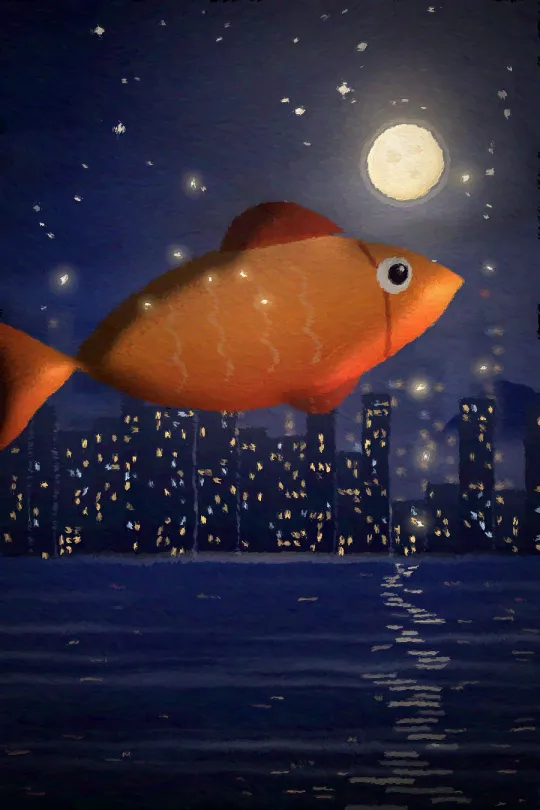
#> input picture dx/c000.webp, 540 x 810 px
$ python paint.py ../../dx/c000.webp ../../dx/c000.webp 5   (older library calls are emulated)
#> lines starting #> are read from the running program, lines starting #| are printed output that depends on the picture
# 畫中有話卡圖第 2 步：油畫（一筆一筆落）：python3 paint.py raw painted [闊=540]；r000.png → c000.webp（號碼仍然係場景號碼）
# 學畫家：先大筆掃底，再一層層細筆；細筆只落喺同原圖差得遠嘅位（邊、細節）；每筆係沿住畫面方向嘅橢圓，有色差同高光
# 最後加厚塗光影、畫布紋理、暖色、暗角
import sys, os, glob
import cv2, numpy as np

def flow_angle(img, rng, sigma=7):
    g = cv2.cvtColor(img, cv2.COLOR_BGR2GRAY).astype(np.float32) / 255
    g = cv2.GaussianBlur(g, (0, 0), 2.5)
    gx = cv2.Sobel(g, cv2.CV_32F, 1, 0, ksize=3); gy = cv2.Sobel(g, cv2.CV_32F, 0, 1, ksize=3)
    jxx = cv2.GaussianBlur(gx * gx, (0, 0), sigma); jyy = cv2.GaussianBlur(gy * gy, (0, 0), sigma); jxy = cv2.GaussianBlur(gx * gy, (0, 0), sigma)
    th = 0.5 * np.arctan2(2 * jxy, jxx - jyy) + np.pi / 2
    lam = np.sqrt((jxx - jyy) ** 2 + 4 * jxy ** 2)
    h, w = g.shape
    n = cv2.resize(rng.random((max(2, h // 160), max(2, w // 160))).astype(np.float32), (w, h), interpolation=cv2.INTER_CUBIC)
    th2 = np.deg2rad(8) + (n - 0.5) * 1.1          # 平坦位：差唔多打橫、輕輕起伏，似掃天空
    k = np.clip(lam * 120, 0, 1)
    c = k * np.cos(th) + (1 - k) * np.cos(th2); s = k * np.sin(th) + (1 - k) * np.sin(th2)
    return np.degrees(np.arctan2(s, c)).astype(np.float32)

def paint(ref, seed=1):
    rng = np.random.default_rng(seed)
    h, w = ref.shape[:2]
    ang = flow_angle(ref, rng)
    ref_f = ref.astype(np.float32)
    canvas = cv2.GaussianBlur(ref, (0, 0), 24).astype(np.float32)
    layers = [(24, 0, 1.0), (14, 7, 1.0), (7.5, 9, 1.0), (4, 11, 1.0), (2.2, 14, 1.0)]
    for R, thr, alpha in layers:
        blur = cv2.GaussianBlur(ref_f, (0, 0), max(0.5, R / 4.5))
        diff = np.linalg.norm(canvas - blur, axis=2)
        step = max(2, int(R * 0.9))
        ys, xs = np.mgrid[step // 2:h:step, step // 2:w:step]
        xs = np.clip(xs + rng.integers(-step // 2, step // 2 + 1, xs.shape), 0, w - 1)
        ys = np.clip(ys + rng.integers(-step // 2, step // 2 + 1, ys.shape), 0, h - 1)
        # 細筆：用格入面最唔似嘅位（保留細節）
        sel = diff[ys, xs] > thr if thr else np.ones(xs.shape, bool)
        xs, ys = xs[sel], ys[sel]
        order = rng.permutation(len(xs))
        layer = canvas.copy()
        for i in order:
            x, y = int(xs[i]), int(ys[i])
            col = blur[y, x] * rng.uniform(0.97, 1.03) + rng.normal(0, 3.5, 3)
            a = float(ang[y, x] + rng.normal(0, 7))
            L = R * rng.uniform(1.5, 2.4); W = R * rng.uniform(0.5, 0.72)
            cv2.ellipse(layer, (x, y), (max(1, int(L)), max(1, int(W))), a, 0, 360, col.tolist(), -1, cv2.LINE_AA)
            if R >= 6:   # 筆觸上面一條光邊（顏料厚）
                rad = np.deg2rad(a); ox, oy = -np.sin(rad) * W * 0.45, np.cos(rad) * W * 0.45
                cv2.ellipse(layer, (int(x - ox), int(y - oy)), (max(1, int(L * 0.75)), max(1, int(W * 0.22))), a, 0, 360, (col * 1.07 + 4).tolist(), -1, cv2.LINE_AA)
        canvas = layer * alpha + canvas * (1 - alpha) if alpha < 1 else layer
    out = canvas
    # 亮度、對比對返原圖（筆觸平均咗會暗啲、灰啲）
    for ch in range(3):
        m0, s0 = ref_f[..., ch].mean(), ref_f[..., ch].std(); m1, s1 = out[..., ch].mean(), out[..., ch].std() + 1e-6
        out[..., ch] = (out[..., ch] - m1) * (s0 / s1) + m0
    # 厚塗光影：用筆觸嘅細紋打左上光
    lum = cv2.cvtColor(out.clip(0, 255).astype(np.uint8), cv2.COLOR_BGR2GRAY).astype(np.float32) / 255
    hp = lum - cv2.GaussianBlur(lum, (0, 0), 3)
    nx = cv2.Sobel(hp, cv2.CV_32F, 1, 0, ksize=3); ny = cv2.Sobel(hp, cv2.CV_32F, 0, 1, ksize=3)
    sh = -(nx + ny); sh /= (np.abs(sh).std() * 3 + 1e-6)
    out = out * (1 + 0.12 * np.clip(sh, -1.5, 1.5)[..., None])
    # 畫布紋理
    yy, xx = np.mgrid[0:h, 0:w].astype(np.float32)
    weave = np.sin(xx * 2 * np.pi / 4.5) * np.sin(yy * 2 * np.pi / 4.5) * 0.6 + (rng.random((h, w)) - 0.5) * 0.5
    out *= (1 + 0.03 * weave[..., None])
    # 暖色、少少飽和、暗角
    out = out.clip(0, 255).astype(np.uint8)
    hsv = cv2.cvtColor(out, cv2.COLOR_BGR2HSV).astype(np.float32); hsv[..., 1] *= 1.06
    out = cv2.cvtColor(hsv.clip(0, 255).astype(np.uint8), cv2.COLOR_HSV2BGR).astype(np.float32)
    out[..., 2] *= 1.03; out[..., 0] *= 0.97
    vg = (xx / w - 0.5) ** 2 + (yy / h - 0.5) ** 2 * 0.8
    out *= (1 - np.clip(vg * 0.5, 0, 0.12))[..., None]
    return out.clip(0, 255).astype(np.uint8)

if __name__ == '__main__':
    src, dst = sys.argv[1], sys.argv[2]; W = int(sys.argv[3]) if len(sys.argv) > 3 else 540
    os.makedirs(dst, exist_ok=True)
    files = sorted(glob.glob(os.path.join(src, '*.png'))) if os.path.isdir(src) else [src]
    for f in files:
        img = cv2.imread(f)
#> img is the input picture: shape (810, 540, 3); mean B, G, R 57.8, 42.3, 49.4
        nm = os.path.splitext(os.path.basename(f))[0].replace('r', 'c', 1)
        out = paint(img, seed=int(''.join(ch for ch in nm if ch.isdigit()) or 1))
#> in flow_angle, `s = k * np.sin(th) + (1 - k) * np.sin(th2)`:
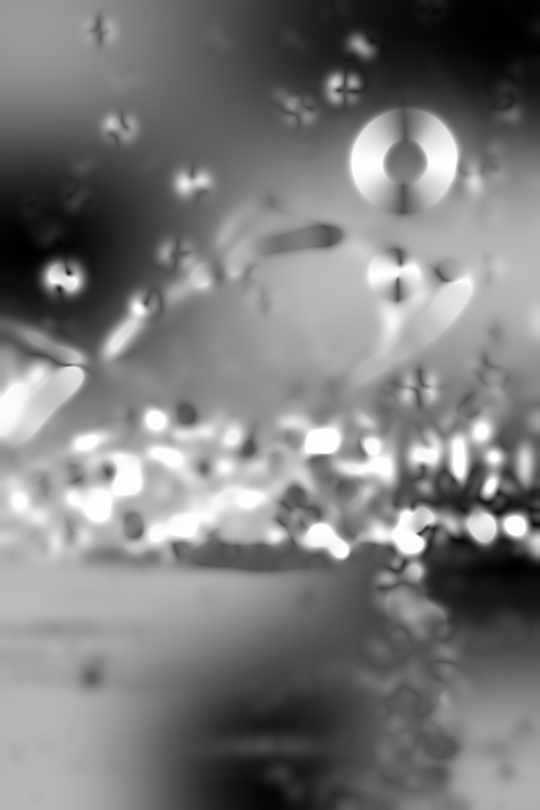
#> s: shape (810, 540) float32; min -0.476, max 1, mean 0.243; drawn with min black and max white
#> the loop in paint, `for R, thr, alpha in layers:` made 5 passes
#> pass 1, in paint, `diff = np.linalg.norm(canvas - blur, axis=2)`:
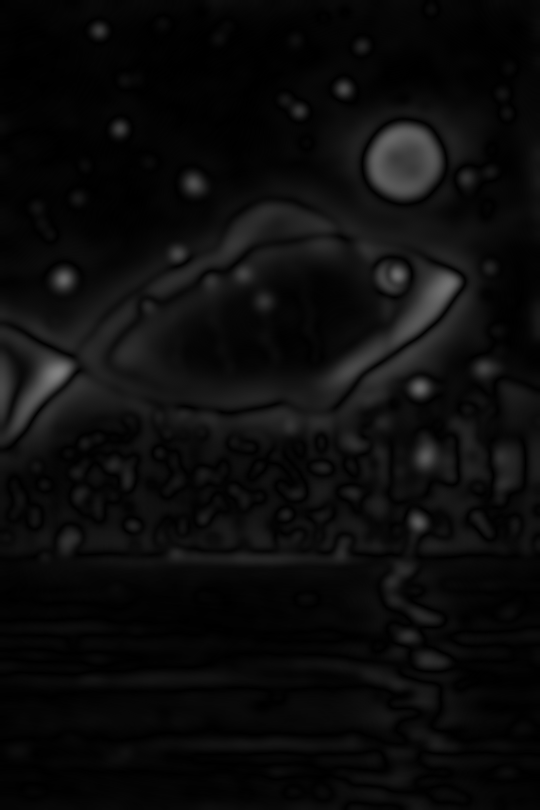
#> diff: shape (810, 540) float32; min 0.0411, max 129.9, mean 12.1
#> after the loop in paint, `for R, thr, alpha in layers:`:
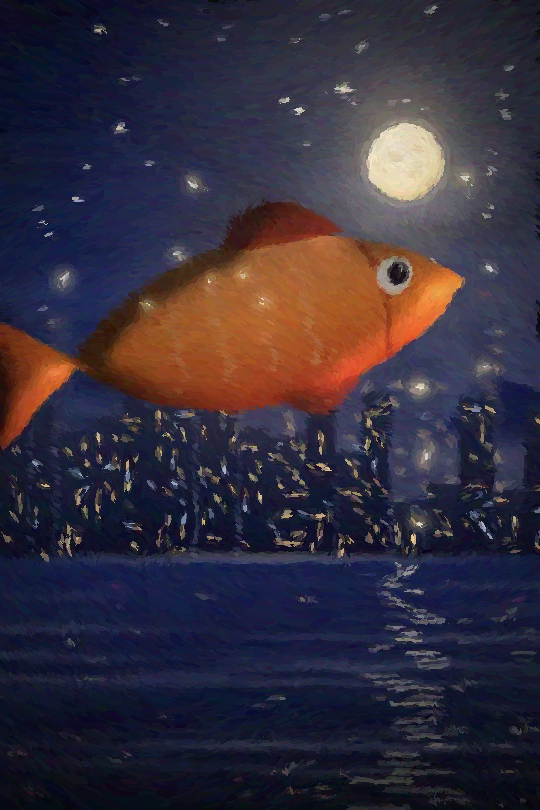
#> canvas: shape (810, 540, 3) float32; mean B, G, R 58.2, 42.8, 50.1; drawn with min black and max white
#> the loop in paint, `for ch in range(3):` made 3 passes
#> (m0, s0, m1, s1) on passes 1 to 3: (57.83, 27.26, 58.17, 27.26), (42.33, 34.5, 42.8, 34.51), (49.45, 53.5, 50.06, 53.38)
#> in paint, `lum = cv2.cvtColor(out.clip(0, 255).astype(np.uint8), cv2.COLOR_BGR2GR..`:
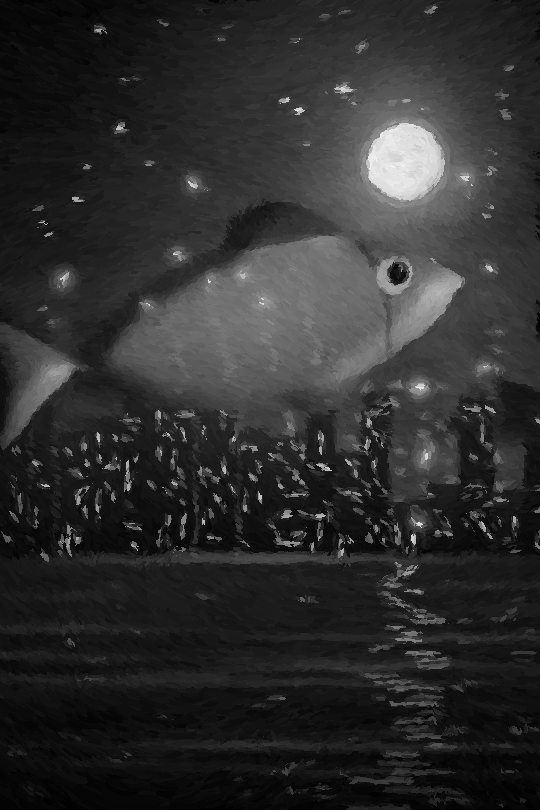
#> lum: shape (810, 540) float32; min 0.00392, max 0.957, mean 0.179
#> in paint, `hp = lum - cv2.GaussianBlur(lum, (0, 0), 3)`:
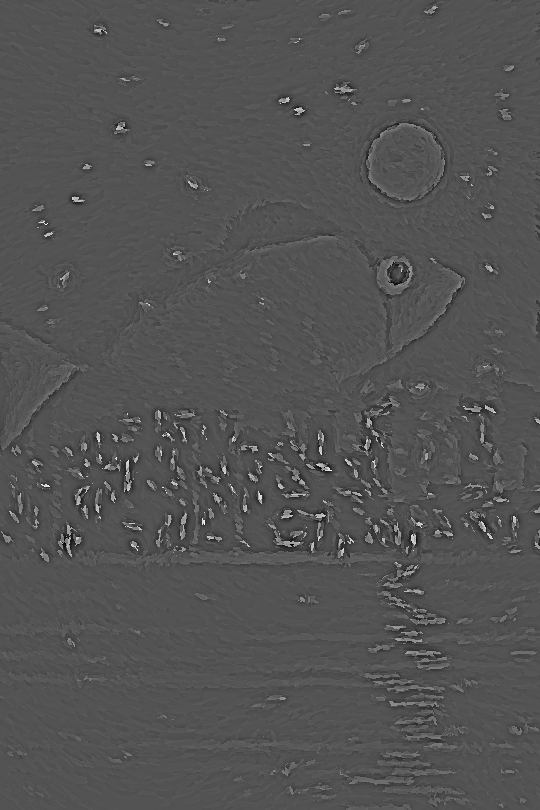
#> hp: shape (810, 540) float32; min -0.28, max 0.573, mean -7.43e-06; drawn with min black and max white
#> in paint, `sh = -(nx + ny)`:
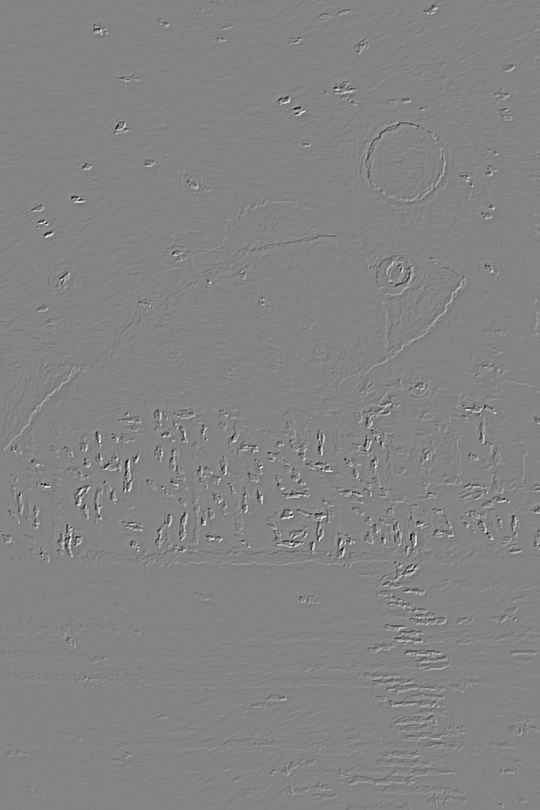
#> sh: shape (810, 540) float32; min -3.66, max 3.4, mean -6e-05; drawn with min black and max white
#> in paint, `hsv = cv2.cvtColor(out, cv2.COLOR_BGR2HSV).astype(np.float32)`:
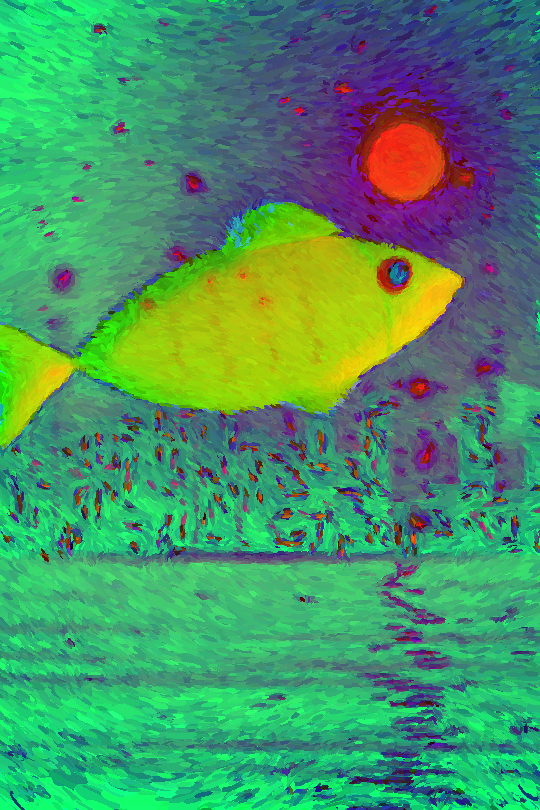
#> hsv: shape (810, 540, 3) float32; mean B, G, R 100.9, 148, 73
        out = cv2.resize(out, (W, int(W * 1.5)), interpolation=cv2.INTER_AREA)
        cv2.imwrite(os.path.join(dst, nm + '.webp'), out, [cv2.IMWRITE_WEBP_QUALITY, 80])
        print(nm, os.path.getsize(os.path.join(dst, nm + '.webp')) // 1024, 'KB')

$ run again, with dx/c002.webp copied over dx/c000.webp
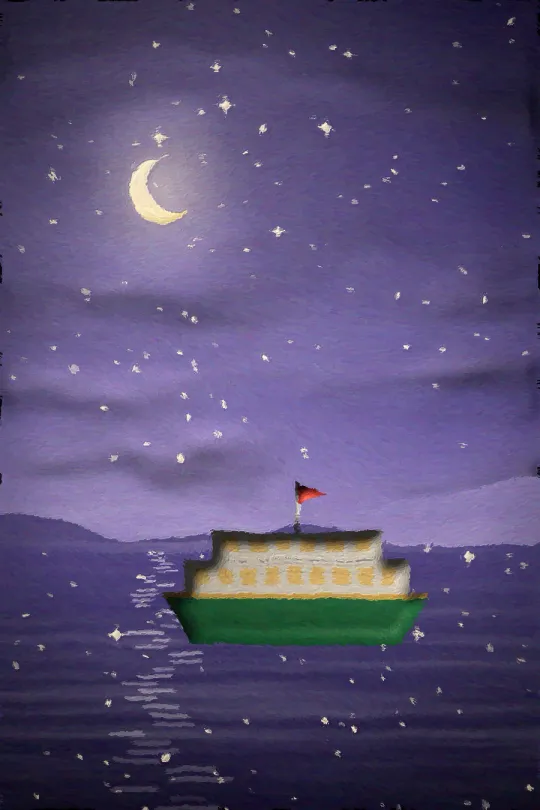
#> input picture dx/c002.webp, 540 x 810 px
#> img is the input picture: shape (810, 540, 3); mean B, G, R 114.9, 77.5, 86.6
#> the loop in paint, `for R, thr, alpha in layers:` made 5 passes
#> pass 1, in paint, `canvas = layer * alpha + canvas * (1 - alpha) if alpha < 1 else layer`:
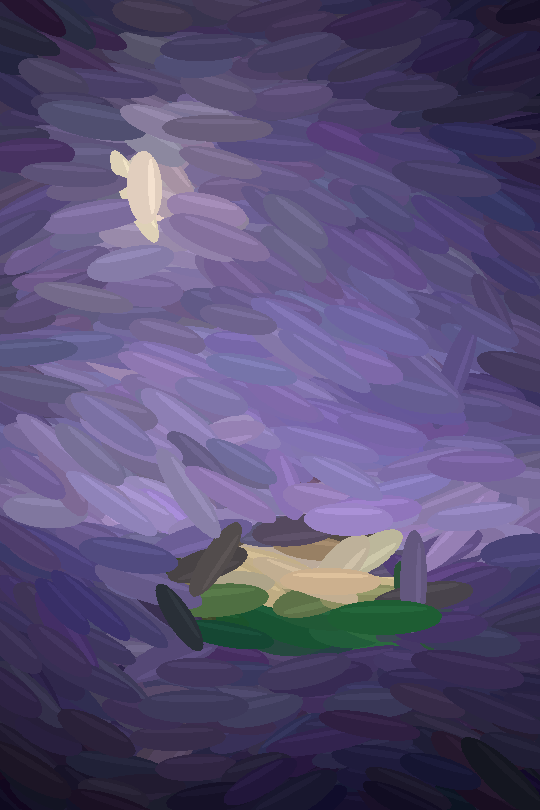
#> canvas: shape (810, 540, 3) float32; mean B, G, R 116.9, 78.8, 88
#> the loop in paint, `for ch in range(3):` made 3 passes
#> (m0, s0, m1, s1) on passes 1 to 3: (114.9, 43.06, 115, 43.1), (77.49, 37.24, 77.7, 37.34), (86.58, 41.56, 86.85, 41.68)
#> in paint, `out[..., 2] *= 1.03`:
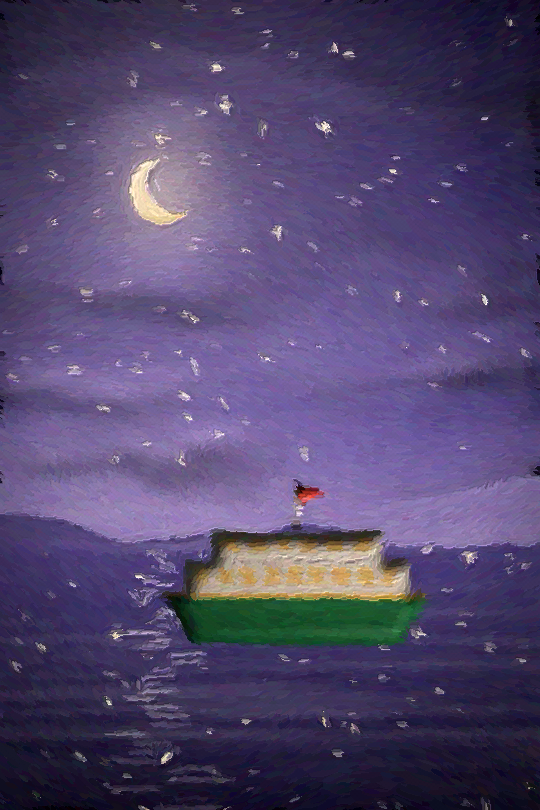
#> out: shape (810, 540, 3) float32; mean B, G, R 114.2, 74.3, 86.4; drawn with min black and max white

$ run again, with dx/c003.webp copied over dx/c000.webp
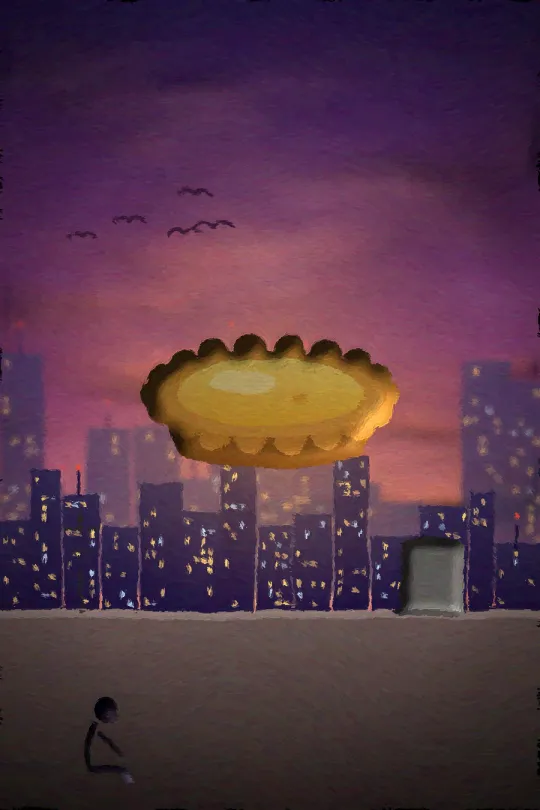
#> input picture dx/c003.webp, 540 x 810 px
#> img is the input picture: shape (810, 540, 3); mean B, G, R 70.5, 54.2, 85.5
#> the loop in paint, `for ch in range(3):` made 3 passes
#> (m0, s0, m1, s1) on passes 1 to 3: (70.52, 24.27, 70.67, 24.36), (54.24, 29.11, 54.54, 29.14), (85.5, 43, 85.81, 42.96)
#> in paint, `hsv = cv2.cvtColor(out, cv2.COLOR_BGR2HSV).astype(np.float32)`:
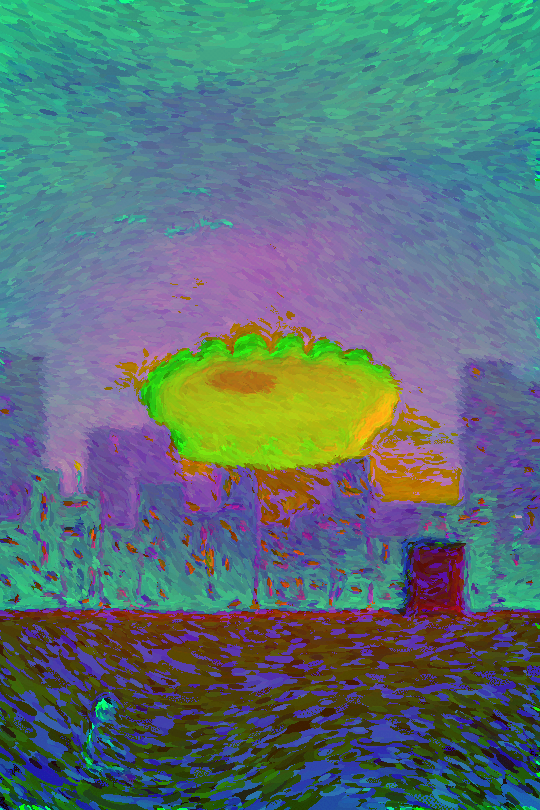
#> hsv: shape (810, 540, 3) float32; mean B, G, R 116.7, 114.7, 90.1
